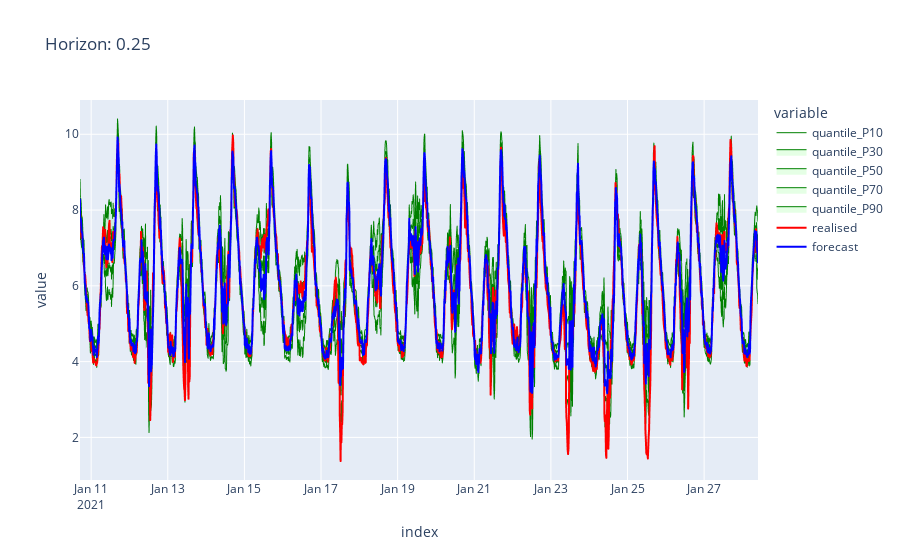
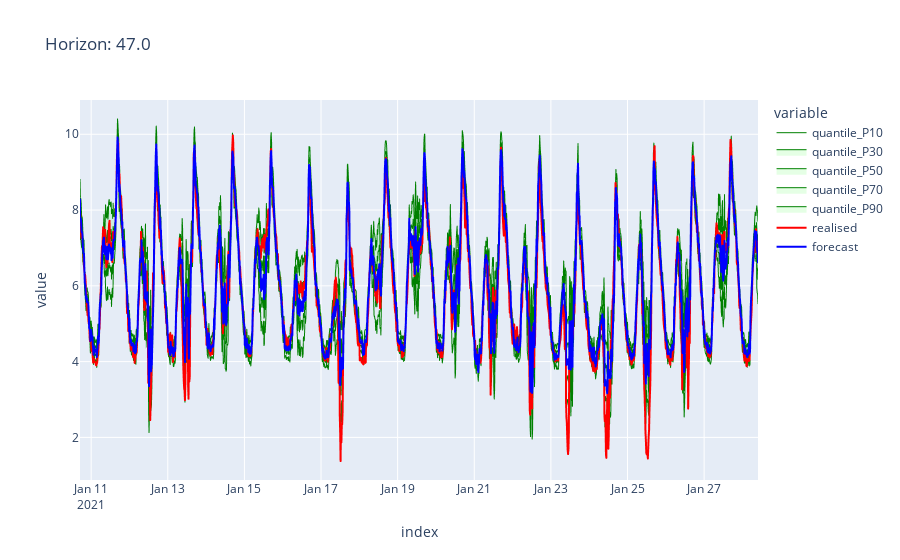

Notebook code cell kept with these figures, in order:
### Markdown cell above
## Evaluate the results 
Below, the results from the backtest are plotted. With these plots, answer the question on the exercise below. 

Exercise: answer the following questions: 
- When is the model uncertain? Why? 
- What differences do you see between the horizons? 
- Look at the differences between the forecast and realized? What do you see? Why? 

Bonus: look at the differences between the two time horizons using metrics. You can use the build-in metrics package of OpenSTEF. Find a suitable metric and implement this in the code. See the documentation website [here](https://openstef.github.io/openstef/openstef.metrics.html).Does the difference in metrics confirm your answers given above?

### Code cell
for horizon in set(forecast.horizon):
    fig = forecast.loc[forecast.horizon==0.25,['quantile_P10','quantile_P30',
                    'quantile_P50','quantile_P70','quantile_P90','realised','forecast']].plot(
                                                                                   title=f"Horizon: {horizon}")
    fig.update_traces(
         line=dict(color="green", width=1), fill='tonexty', fillcolor='rgba(0, 255, 0, 0.1)',
         selector=lambda x: 'quantile' in x.name and x.name != 'quantile_P10')
    fig.update_traces(
         line=dict(color="green", width=1),
         selector=lambda x: 'quantile_P10' == x.name)
    fig.update_traces(
         line=dict(color="red", width=2),
         selector=lambda x: 'realised' in x.name)
    fig.update_traces(
         line=dict(color="blue", width=2),
         selector=lambda x: 'forecast' in x.name)
    fig.show()

### Figure 1 — Plotly figure (JSON) as saved in the notebook; plotly's stock layout.template omitted (floating-point values rounded to 4 significant figures; data arrays with more than 128 entries replaced by an {"elided": "..."} marker saying what was removed)
{"data": [{"hovertemplate": "variable=quantile_P10<br>index=%{x}<br>value=%{y}<extra></extra>", "legendgroup": "quantile_P10", "line": {"color": "green", "dash": "solid", "width": 1}, "marker": {"symbol": "circle"}, "mode": "lines", "name": "quantile_P10", "showlegend": true, "type": "scattergl", "x": {"elided": "1700 str values"}, "xaxis": "x", "y": {"elided": "1700 float values"}, "yaxis": "y"}, {"fill": "tonexty", "fillcolor": "rgba(0, 255, 0, 0.1)", "hovertemplate": "variable=quantile_P30<br>index=%{x}<br>value=%{y}<extra></extra>", "legendgroup": "quantile_P30", "line": {"color": "green", "dash": "solid", "width": 1}, "marker": {"symbol": "circle"}, "mode": "lines", "name": "quantile_P30", "showlegend": true, "type": "scattergl", "x": {"elided": "1700 str values"}, "xaxis": "x", "y": {"elided": "1700 float values"}, "yaxis": "y"}, {"fill": "tonexty", "fillcolor": "rgba(0, 255, 0, 0.1)", "hovertemplate": "variable=quantile_P50<br>index=%{x}<br>value=%{y}<extra></extra>", "legendgroup": "quantile_P50", "line": {"color": "green", "dash": "solid", "width": 1}, "marker": {"symbol": "circle"}, "mode": "lines", "name": "quantile_P50", "showlegend": true, "type": "scattergl", "x": {"elided": "1700 str values"}, "xaxis": "x", "y": {"elided": "1700 float values"}, "yaxis": "y"}, {"fill": "tonexty", "fillcolor": "rgba(0, 255, 0, 0.1)", "hovertemplate": "variable=quantile_P70<br>index=%{x}<br>value=%{y}<extra></extra>", "legendgroup": "quantile_P70", "line": {"color": "green", "dash": "solid", "width": 1}, "marker": {"symbol": "circle"}, "mode": "lines", "name": "quantile_P70", "showlegend": true, "type": "scattergl", "x": {"elided": "1700 str values"}, "xaxis": "x", "y": {"elided": "1700 float values"}, "yaxis": "y"}, {"fill": "tonexty", "fillcolor": "rgba(0, 255, 0, 0.1)", "hovertemplate": "variable=quantile_P90<br>index=%{x}<br>value=%{y}<extra></extra>", "legendgroup": "quantile_P90", "line": {"color": "green", "dash": "solid", "width": 1}, "marker": {"symbol": "circle"}, "mode": "lines", "name": "quantile_P90", "showlegend": true, "type": "scattergl", "x": {"elided": "1700 str values"}, "xaxis": "x", "y": {"elided": "1700 float values"}, "yaxis": "y"}, {"hovertemplate": "variable=realised<br>index=%{x}<br>value=%{y}<extra></extra>", "legendgroup": "realised", "line": {"color": "red", "dash": "solid", "width": 2}, "marker": {"symbol": "circle"}, "mode": "lines", "name": "realised", "showlegend": true, "type": "scattergl", "x": {"elided": "1700 str values"}, "xaxis": "x", "y": {"elided": "1700 float values"}, "yaxis": "y"}, {"hovertemplate": "variable=forecast<br>index=%{x}<br>value=%{y}<extra></extra>", "legendgroup": "forecast", "line": {"color": "blue", "dash": "solid", "width": 2}, "marker": {"symbol": "circle"}, "mode": "lines", "name": "forecast", "showlegend": true, "type": "scattergl", "x": {"elided": "1700 str values"}, "xaxis": "x", "y": {"elided": "1700 float values"}, "yaxis": "y"}], "layout": {"legend": {"title": {"text": "variable"}, "tracegroupgap": 0}, "title": {"text": "Horizon: 0.25"}, "xaxis": {"anchor": "y", "domain": [0, 1], "title": {"text": "index"}}, "yaxis": {"anchor": "x", "domain": [0, 1], "title": {"text": "value"}}}}

### Figure 2 — Plotly figure (JSON) as saved in the notebook; plotly's stock layout.template omitted (floating-point values rounded to 4 significant figures; data arrays with more than 128 entries replaced by an {"elided": "..."} marker saying what was removed)
{"data": [{"hovertemplate": "variable=quantile_P10<br>index=%{x}<br>value=%{y}<extra></extra>", "legendgroup": "quantile_P10", "line": {"color": "green", "dash": "solid", "width": 1}, "marker": {"symbol": "circle"}, "mode": "lines", "name": "quantile_P10", "showlegend": true, "type": "scattergl", "x": {"elided": "1700 str values"}, "xaxis": "x", "y": {"elided": "1700 float values"}, "yaxis": "y"}, {"fill": "tonexty", "fillcolor": "rgba(0, 255, 0, 0.1)", "hovertemplate": "variable=quantile_P30<br>index=%{x}<br>value=%{y}<extra></extra>", "legendgroup": "quantile_P30", "line": {"color": "green", "dash": "solid", "width": 1}, "marker": {"symbol": "circle"}, "mode": "lines", "name": "quantile_P30", "showlegend": true, "type": "scattergl", "x": {"elided": "1700 str values"}, "xaxis": "x", "y": {"elided": "1700 float values"}, "yaxis": "y"}, {"fill": "tonexty", "fillcolor": "rgba(0, 255, 0, 0.1)", "hovertemplate": "variable=quantile_P50<br>index=%{x}<br>value=%{y}<extra></extra>", "legendgroup": "quantile_P50", "line": {"color": "green", "dash": "solid", "width": 1}, "marker": {"symbol": "circle"}, "mode": "lines", "name": "quantile_P50", "showlegend": true, "type": "scattergl", "x": {"elided": "1700 str values"}, "xaxis": "x", "y": {"elided": "1700 float values"}, "yaxis": "y"}, {"fill": "tonexty", "fillcolor": "rgba(0, 255, 0, 0.1)", "hovertemplate": "variable=quantile_P70<br>index=%{x}<br>value=%{y}<extra></extra>", "legendgroup": "quantile_P70", "line": {"color": "green", "dash": "solid", "width": 1}, "marker": {"symbol": "circle"}, "mode": "lines", "name": "quantile_P70", "showlegend": true, "type": "scattergl", "x": {"elided": "1700 str values"}, "xaxis": "x", "y": {"elided": "1700 float values"}, "yaxis": "y"}, {"fill": "tonexty", "fillcolor": "rgba(0, 255, 0, 0.1)", "hovertemplate": "variable=quantile_P90<br>index=%{x}<br>value=%{y}<extra></extra>", "legendgroup": "quantile_P90", "line": {"color": "green", "dash": "solid", "width": 1}, "marker": {"symbol": "circle"}, "mode": "lines", "name": "quantile_P90", "showlegend": true, "type": "scattergl", "x": {"elided": "1700 str values"}, "xaxis": "x", "y": {"elided": "1700 float values"}, "yaxis": "y"}, {"hovertemplate": "variable=realised<br>index=%{x}<br>value=%{y}<extra></extra>", "legendgroup": "realised", "line": {"color": "red", "dash": "solid", "width": 2}, "marker": {"symbol": "circle"}, "mode": "lines", "name": "realised", "showlegend": true, "type": "scattergl", "x": {"elided": "1700 str values"}, "xaxis": "x", "y": {"elided": "1700 float values"}, "yaxis": "y"}, {"hovertemplate": "variable=forecast<br>index=%{x}<br>value=%{y}<extra></extra>", "legendgroup": "forecast", "line": {"color": "blue", "dash": "solid", "width": 2}, "marker": {"symbol": "circle"}, "mode": "lines", "name": "forecast", "showlegend": true, "type": "scattergl", "x": {"elided": "1700 str values"}, "xaxis": "x", "y": {"elided": "1700 float values"}, "yaxis": "y"}], "layout": {"legend": {"title": {"text": "variable"}, "tracegroupgap": 0}, "title": {"text": "Horizon: 47.0"}, "xaxis": {"anchor": "y", "domain": [0, 1], "title": {"text": "index"}}, "yaxis": {"anchor": "x", "domain": [0, 1], "title": {"text": "value"}}}}
